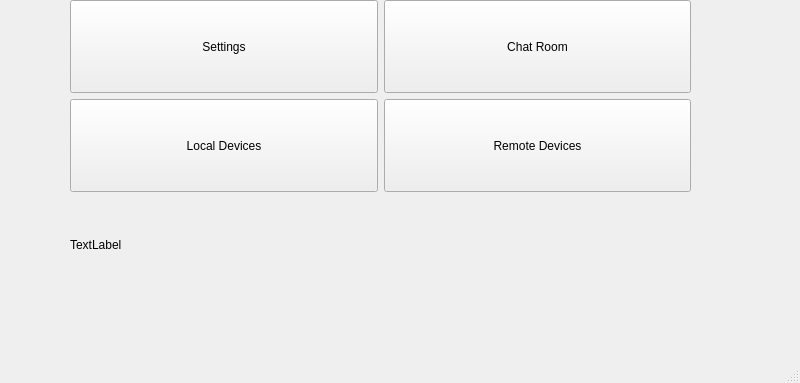
<?xml version="1.0" encoding="UTF-8"?>
<ui version="4.0">
 <class>MainWindow</class>
 <widget class="QMainWindow" name="MainWindow">
  <property name="geometry">
   <rect>
    <x>0</x>
    <y>0</y>
    <width>800</width>
    <height>383</height>
   </rect>
  </property>
  <property name="windowTitle">
   <string>Mirabeau</string>
  </property>
  <widget class="QWidget" name="centralwidget">
   <widget class="QWidget" name="gridLayoutWidget">
    <property name="geometry">
     <rect>
      <x>70</x>
      <y>0</y>
      <width>621</width>
      <height>291</height>
     </rect>
    </property>
    <layout class="QGridLayout" name="gridLayout" rowstretch="1,0,1,0" columnstretch="1,1">
     <property name="sizeConstraint">
      <enum>QLayout::SetMaximumSize</enum>
     </property>
     <item row="1" column="0">
      <widget class="QPushButton" name="localDevicesButton">
       <property name="sizePolicy">
        <sizepolicy hsizetype="Expanding" vsizetype="MinimumExpanding">
         <horstretch>0</horstretch>
         <verstretch>1</verstretch>
        </sizepolicy>
       </property>
       <property name="text">
        <string>Local Devices</string>
       </property>
      </widget>
     </item>
     <item row="0" column="0">
      <widget class="QPushButton" name="settingsButton">
       <property name="sizePolicy">
        <sizepolicy hsizetype="Expanding" vsizetype="MinimumExpanding">
         <horstretch>0</horstretch>
         <verstretch>0</verstretch>
        </sizepolicy>
       </property>
       <property name="text">
        <string>Settings</string>
       </property>
      </widget>
     </item>
     <item row="0" column="1">
      <widget class="QPushButton" name="chatRoomButton">
       <property name="sizePolicy">
        <sizepolicy hsizetype="Expanding" vsizetype="MinimumExpanding">
         <horstretch>0</horstretch>
         <verstretch>0</verstretch>
        </sizepolicy>
       </property>
       <property name="text">
        <string>Chat Room</string>
       </property>
      </widget>
     </item>
     <item row="1" column="1">
      <widget class="QPushButton" name="remoteDevicesButton">
       <property name="sizePolicy">
        <sizepolicy hsizetype="Expanding" vsizetype="Expanding">
         <horstretch>0</horstretch>
         <verstretch>1</verstretch>
        </sizepolicy>
       </property>
       <property name="text">
        <string>Remote Devices</string>
       </property>
      </widget>
     </item>
     <item row="2" column="0" colspan="2">
      <widget class="QLabel" name="statusLabel">
       <property name="sizePolicy">
        <sizepolicy hsizetype="Expanding" vsizetype="Expanding">
         <horstretch>0</horstretch>
         <verstretch>0</verstretch>
        </sizepolicy>
       </property>
       <property name="text">
        <string>TextLabel</string>
       </property>
      </widget>
     </item>
    </layout>
   </widget>
  </widget>
  <widget class="QMenuBar" name="menubar">
   <property name="geometry">
    <rect>
     <x>0</x>
     <y>0</y>
     <width>800</width>
     <height>23</height>
    </rect>
   </property>
  </widget>
  <widget class="QStatusBar" name="statusbar"/>
 </widget>
 <resources/>
 <connections/>
</ui>
